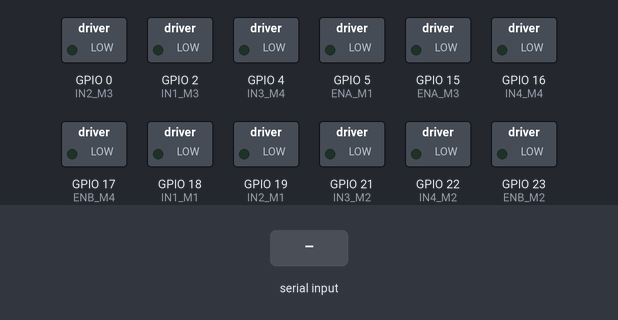
This sketch was run on a simulated ESP32. Parts: switched loads named in the sketch (green lamp = pin HIGH). The test bench sets the inputs (shaded band). Nothing arrives over Bluetooth unless stated.

Above: at 1.2 s.
1.3 s: "1" received over the second serial link
At 2.0 s:
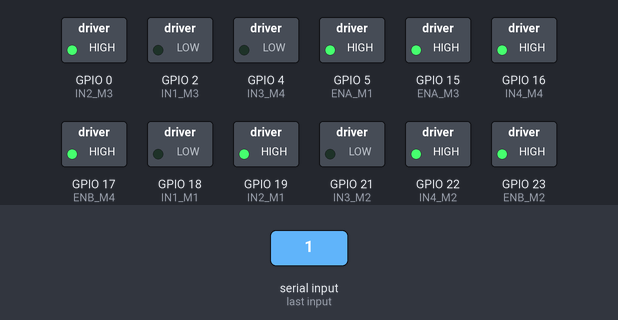
2.8 s: "2" received over the second serial link
At 3.2 s:
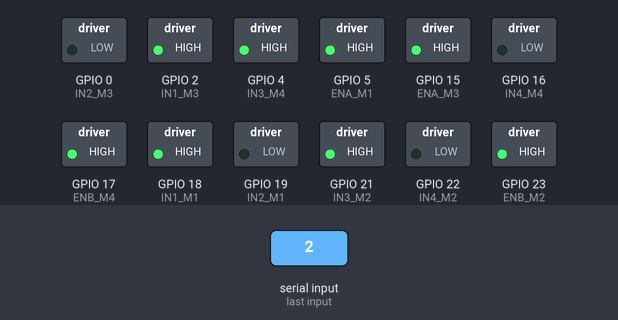
4.3 s: "3" received over the second serial link
At 5.5 s:
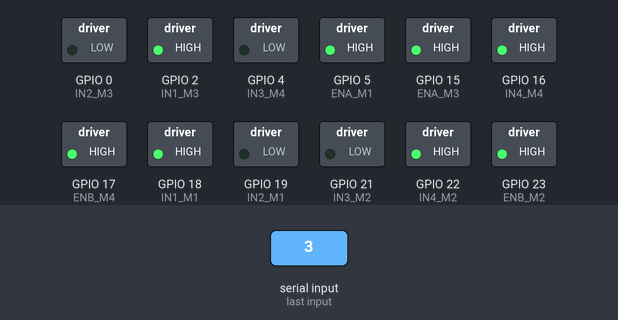
5.8 s: "4" received over the second serial link
At 6.7 s:
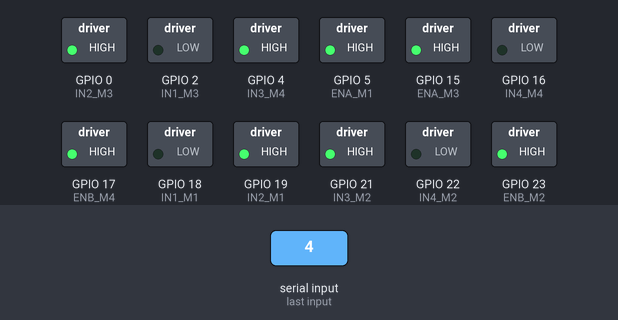
7.3 s: "5" received over the second serial link
At 7.8 s:
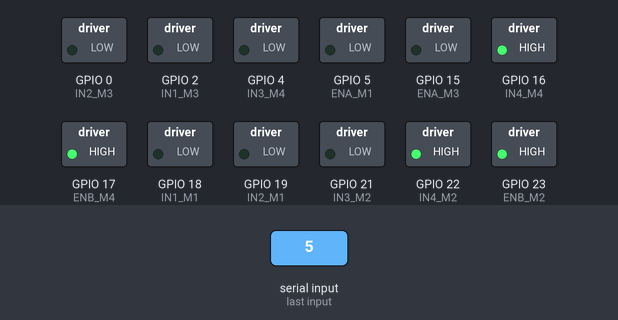
8.8 s: "6" received over the second serial link
At 10.1 s:
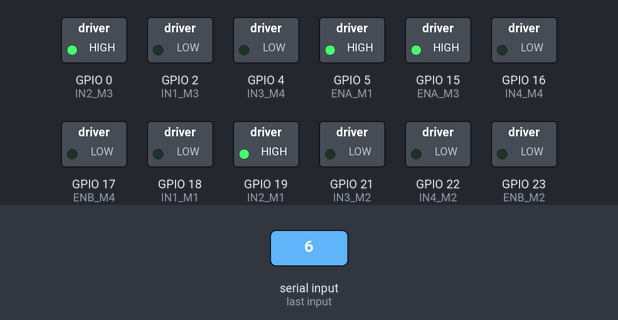
Timing chart, 0 to 11.3 s (numbered marks = the images above; inputs shaded):
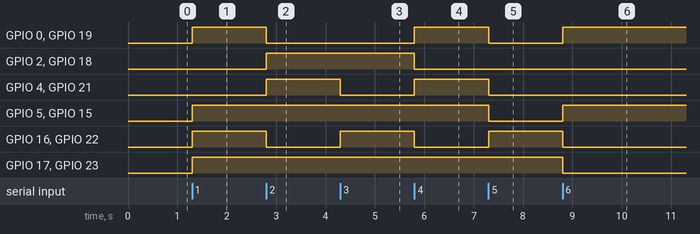

Measured:
- after the input at 1.3 s, GPIO 0 (IN2_M3), GPIO 5 (ENA_M1), GPIO 15 (ENA_M3), GPIO 16 (IN4_M4), GPIO 17 (ENB_M4), GPIO 19 (IN2_M1), GPIO 22 (IN4_M2), GPIO 23 (ENB_M2): LOW → HIGH at once
- after the input at 2.8 s, GPIO 0 (IN2_M3), GPIO 16 (IN4_M4), GPIO 19 (IN2_M1), GPIO 22 (IN4_M2): HIGH → LOW at once; GPIO 2 (IN1_M3), GPIO 4 (IN3_M4), GPIO 18 (IN1_M1), GPIO 21 (IN3_M2): LOW → HIGH at once
- after the input at 4.3 s, GPIO 4 (IN3_M4), GPIO 21 (IN3_M2): HIGH → LOW at once; GPIO 16 (IN4_M4), GPIO 22 (IN4_M2): LOW → HIGH at once
- after the input at 5.8 s, GPIO 0 (IN2_M3), GPIO 4 (IN3_M4), GPIO 19 (IN2_M1), GPIO 21 (IN3_M2): LOW → HIGH at once; GPIO 2 (IN1_M3), GPIO 16 (IN4_M4), GPIO 18 (IN1_M1), GPIO 22 (IN4_M2): HIGH → LOW at once
- after the input at 7.3 s, GPIO 0 (IN2_M3), GPIO 4 (IN3_M4), GPIO 5 (ENA_M1), GPIO 15 (ENA_M3), GPIO 19 (IN2_M1), GPIO 21 (IN3_M2): HIGH → LOW at once; GPIO 16 (IN4_M4), GPIO 22 (IN4_M2): LOW → HIGH at once
- after the input at 8.8 s, GPIO 0 (IN2_M3), GPIO 5 (ENA_M1), GPIO 15 (ENA_M3), GPIO 19 (IN2_M1): LOW → HIGH at once; GPIO 16 (IN4_M4), GPIO 17 (ENB_M4), GPIO 22 (IN4_M2), GPIO 23 (ENB_M2): HIGH → LOW at once

The sketch:

control_manual.ino
```cpp
#include "BluetoothSerial.h"

//////// valores de los pines del motor 1 //////////
const int phase_A_M1 = 35;
const int phase_B_M1 = 34;
const int ENA_M1 = 5;
const int IN1_M1 = 18;
const int IN2_M1 = 19;

//////// valores de los pines del motor 2 //////////
const int phase_A_M2 = 33;
const int phase_B_M2 = 32;
const int ENB_M2 = 23;
const int IN3_M2 = 21;
const int IN4_M2 = 22;

//////// valores de los pines del motor 3 //////////
const int phase_A_M3 = 26;
const int phase_B_M3 = 25;
const int ENA_M3 = 15;
const int IN1_M3 = 2;
const int IN2_M3 = 0;

//////// valores de los pines del motor 4 //////////
const int phase_A_M4 = 14;
const int phase_B_M4 = 27;
const int ENB_M4 = 17;
const int IN3_M4 = 4;
const int IN4_M4 = 16;


BluetoothSerial SerialBT;


void setup()
{
    Serial.begin(115200);
    SerialBT.begin("ESP32test");
    pinMode(phase_A_M1, INPUT);
    pinMode(phase_B_M1, INPUT);
    pinMode(phase_A_M2, INPUT);
    pinMode(phase_B_M2, INPUT);
    pinMode(phase_A_M3, INPUT);
    pinMode(phase_B_M3, INPUT);
    pinMode(phase_A_M4, INPUT);
    pinMode(phase_B_M4, INPUT);

    pinMode(ENA_M1, OUTPUT);
    pinMode(ENB_M2, OUTPUT);
    pinMode(ENA_M3, OUTPUT);
    pinMode(ENB_M4, OUTPUT);


    pinMode(IN1_M1, OUTPUT);
    pinMode(IN2_M1, OUTPUT);
    pinMode(IN3_M2, OUTPUT);
    pinMode(IN4_M2, OUTPUT);
    pinMode(IN1_M3, OUTPUT);
    pinMode(IN2_M3, OUTPUT);
    pinMode(IN3_M4, OUTPUT);
    pinMode(IN4_M4, OUTPUT);

    digitalWrite(IN1_M1, LOW);
    digitalWrite(IN2_M1, LOW);
    digitalWrite(IN3_M2, LOW);
    digitalWrite(IN4_M2, LOW);
    digitalWrite(IN1_M3, LOW);
    digitalWrite(IN2_M3, LOW);
    digitalWrite(IN3_M4, LOW);
    digitalWrite(IN4_M4, LOW);

}


void fordward(){
    //HABILITAR MOTORES
    digitalWrite(ENA_M1, HIGH);
    digitalWrite(ENB_M2, HIGH);
    digitalWrite(ENA_M3, HIGH);
    digitalWrite(ENB_M4, HIGH);
    //SENTIDO MOTOR 1
    digitalWrite(IN1_M1, LOW);
    digitalWrite(IN2_M1, HIGH);
    //SENTIDO MOTOR 2
    digitalWrite(IN3_M2, LOW);
    digitalWrite(IN4_M2, HIGH);
    //SENTIDO MOTOR 3
    digitalWrite(IN1_M3, LOW);
    digitalWrite(IN2_M3, HIGH);
    //SENTIDO MOTOR 4
    digitalWrite(IN3_M4, LOW);
    digitalWrite(IN4_M4, HIGH);
}

void backward(){
    //HABILITAR MOTORES
    digitalWrite(ENA_M1, HIGH);
    digitalWrite(ENB_M2, HIGH);
    digitalWrite(ENA_M3, HIGH);
    digitalWrite(ENB_M4, HIGH);
    //SENTIDO MOTOR 1
    digitalWrite(IN1_M1, HIGH);
    digitalWrite(IN2_M1, LOW);
    //SENTIDO MOTOR 2
    digitalWrite(IN3_M2, HIGH);
    digitalWrite(IN4_M2, LOW);
    //SENTIDO MOTOR 3
    digitalWrite(IN1_M3, HIGH);
    digitalWrite(IN2_M3, LOW);
    //SENTIDO MOTOR 4
    digitalWrite(IN3_M4, HIGH);
    digitalWrite(IN4_M4, LOW);
}

void right(){
    //HABILITAR MOTORES
    digitalWrite(ENA_M1, HIGH);
    digitalWrite(ENB_M2, HIGH);
    digitalWrite(ENA_M3, HIGH);
    digitalWrite(ENB_M4, HIGH);
    //SENTIDO MOTOR 1
    digitalWrite(IN1_M1, HIGH);
    digitalWrite(IN2_M1, LOW);
    //SENTIDO MOTOR 2
    digitalWrite(IN3_M2, LOW);
    digitalWrite(IN4_M2, HIGH);
    //SENTIDO MOTOR 3
    digitalWrite(IN1_M3, HIGH);
    digitalWrite(IN2_M3, LOW);
    //SENTIDO MOTOR 4
    digitalWrite(IN3_M4, LOW);
    digitalWrite(IN4_M4, HIGH);
}

void left(){
    //HABILITAR MOTORES
    digitalWrite(ENA_M1, HIGH);
    digitalWrite(ENB_M2, HIGH);
    digitalWrite(ENA_M3, HIGH);
    digitalWrite(ENB_M4, HIGH);
    //SENTIDO MOTOR 1
    digitalWrite(IN1_M1, LOW);
    digitalWrite(IN2_M1, HIGH);
    //SENTIDO MOTOR 2
    digitalWrite(IN3_M2, HIGH);
    digitalWrite(IN4_M2, LOW);
    //SENTIDO MOTOR 3
    digitalWrite(IN1_M3, LOW);
    digitalWrite(IN2_M3, HIGH);
    //SENTIDO MOTOR 4
    digitalWrite(IN3_M4, HIGH);
    digitalWrite(IN4_M4, LOW);
}

void sup_right(){
    //HABILITAR MOTORES
    digitalWrite(ENA_M1, LOW);
    digitalWrite(ENB_M2, HIGH);
    digitalWrite(ENA_M3, LOW);
    digitalWrite(ENB_M4, HIGH);
    //SENTIDO MOTOR 1
    digitalWrite(IN1_M1, LOW);
    digitalWrite(IN2_M1, LOW);
    //SENTIDO MOTOR 2
    digitalWrite(IN3_M2, LOW);
    digitalWrite(IN4_M2, HIGH);
    //SENTIDO MOTOR 3
    digitalWrite(IN1_M3, LOW);
    digitalWrite(IN2_M3, LOW);
    //SENTIDO MOTOR 4
    digitalWrite(IN3_M4, LOW);
    digitalWrite(IN4_M4, HIGH);

}

void sup_left(){
    //HABILITAR MOTORES
    digitalWrite(ENA_M1, HIGH);
    digitalWrite(ENB_M2, LOW);
    digitalWrite(ENA_M3, HIGH);
    digitalWrite(ENB_M4, LOW);
    //SENTIDO MOTOR 1
    digitalWrite(IN1_M1, LOW);
    digitalWrite(IN2_M1, HIGH);
    //SENTIDO MOTOR 2
    digitalWrite(IN3_M2, LOW);
    digitalWrite(IN4_M2, LOW);
    //SENTIDO MOTOR 3
    digitalWrite(IN1_M3, LOW);
    digitalWrite(IN2_M3, HIGH);
    //SENTIDO MOTOR 4
    digitalWrite(IN3_M4, LOW);
    digitalWrite(IN4_M4, LOW);

}

void inf_right(){
    //HABILITAR MOTORES
    digitalWrite(ENA_M1, HIGH);
    digitalWrite(ENB_M2, LOW);
    digitalWrite(ENA_M3, HIGH);
    digitalWrite(ENB_M4, LOW);
    //SENTIDO MOTOR 1
    digitalWrite(IN1_M1, HIGH);
    digitalWrite(IN2_M1, LOW);
    //SENTIDO MOTOR 2
    digitalWrite(IN3_M2, LOW);
    digitalWrite(IN4_M2, LOW);
    //SENTIDO MOTOR 3
    digitalWrite(IN1_M3, HIGH);
    digitalWrite(IN2_M3, LOW);
    //SENTIDO MOTOR 4
    digitalWrite(IN3_M4, LOW);
    digitalWrite(IN4_M4, LOW);

}

void inf_left(){
    //HABILITAR MOTORES
    digitalWrite(ENA_M1, LOW);
    digitalWrite(ENB_M2, HIGH);
    digitalWrite(ENA_M3, LOW);
    digitalWrite(ENB_M4, HIGH);
    //SENTIDO MOTOR 1
    digitalWrite(IN1_M1, LOW);
    digitalWrite(IN2_M1, LOW);
    //SENTIDO MOTOR 2
    digitalWrite(IN3_M2, HIGH);
    digitalWrite(IN4_M2, LOW);
    //SENTIDO MOTOR 3
    digitalWrite(IN1_M3, LOW);
    digitalWrite(IN2_M3, LOW);
    //SENTIDO MOTOR 4
    digitalWrite(IN3_M4, HIGH);
    digitalWrite(IN4_M4, LOW);

}

void rotate_right(){
    //HABILITAR MOTORES
    digitalWrite(ENA_M1, HIGH);
    digitalWrite(ENB_M2, HIGH);
    digitalWrite(ENA_M3, HIGH);
    digitalWrite(ENB_M4, HIGH);
    //SENTIDO MOTOR 1
    digitalWrite(IN1_M1, HIGH);
    digitalWrite(IN2_M1, LOW);
    //SENTIDO MOTOR 2
    digitalWrite(IN3_M2, LOW);
    digitalWrite(IN4_M2, HIGH);
    //SENTIDO MOTOR 3
    digitalWrite(IN1_M3, LOW);
    digitalWrite(IN2_M3, HIGH);
    //SENTIDO MOTOR 4
    digitalWrite(IN3_M4, HIGH);
    digitalWrite(IN4_M4, LOW);

}

void rotate_left(){
    //HABILITAR MOTORES
    digitalWrite(ENA_M1, HIGH);
    digitalWrite(ENB_M2, HIGH);
    digitalWrite(ENA_M3, HIGH);
    digitalWrite(ENB_M4, HIGH);
    //SENTIDO MOTOR 1
    digitalWrite(IN1_M1, LOW);
    digitalWrite(IN2_M1, HIGH);
    //SENTIDO MOTOR 2
    digitalWrite(IN3_M2, HIGH);
    digitalWrite(IN4_M2, LOW);
    //SENTIDO MOTOR 3
    digitalWrite(IN1_M3, HIGH);
    digitalWrite(IN2_M3, LOW);
    //SENTIDO MOTOR 4
    digitalWrite(IN3_M4, LOW);
    digitalWrite(IN4_M4, HIGH);

}

void stop(){
    //HABILITAR MOTORES
    digitalWrite(ENA_M1, LOW);
    digitalWrite(ENB_M2, LOW);
    digitalWrite(ENA_M3, LOW);
    digitalWrite(ENB_M4, LOW);
    //SENTIDO MOTOR 1
    digitalWrite(IN1_M1, LOW);
    digitalWrite(IN2_M1, LOW);
    //SENTIDO MOTOR 2
    digitalWrite(IN3_M2, LOW);
    digitalWrite(IN4_M2, LOW);
    //SENTIDO MOTOR 3
    digitalWrite(IN1_M3, LOW);
    digitalWrite(IN2_M3, LOW);
    //SENTIDO MOTOR 4
    digitalWrite(IN3_M4, LOW);
    digitalWrite(IN4_M4, LOW);
}

void loop(){
    if (SerialBT.available()){
        char dataBT = SerialBT.read();
        if(dataBT == '1'){
            fordward();
        }
        else if(dataBT == '2'){
            backward();
        }
        else if(dataBT == '3'){
            right();
        }
        else if(dataBT == '4'){
            left();
        }
        else if(dataBT == '5'){
            sup_right();
        }
        else if(dataBT == '6'){
            sup_left();
        }
        else if(dataBT == '7'){
            inf_right();
        }
        else if(dataBT == '8'){
            inf_left();
        }
        else if(dataBT == '9'){
            rotate_right();
        }
        else if(dataBT == '0'){
            rotate_left();
        }
        else if(dataBT == 's'){
            stop();
        }
    }

}
```
